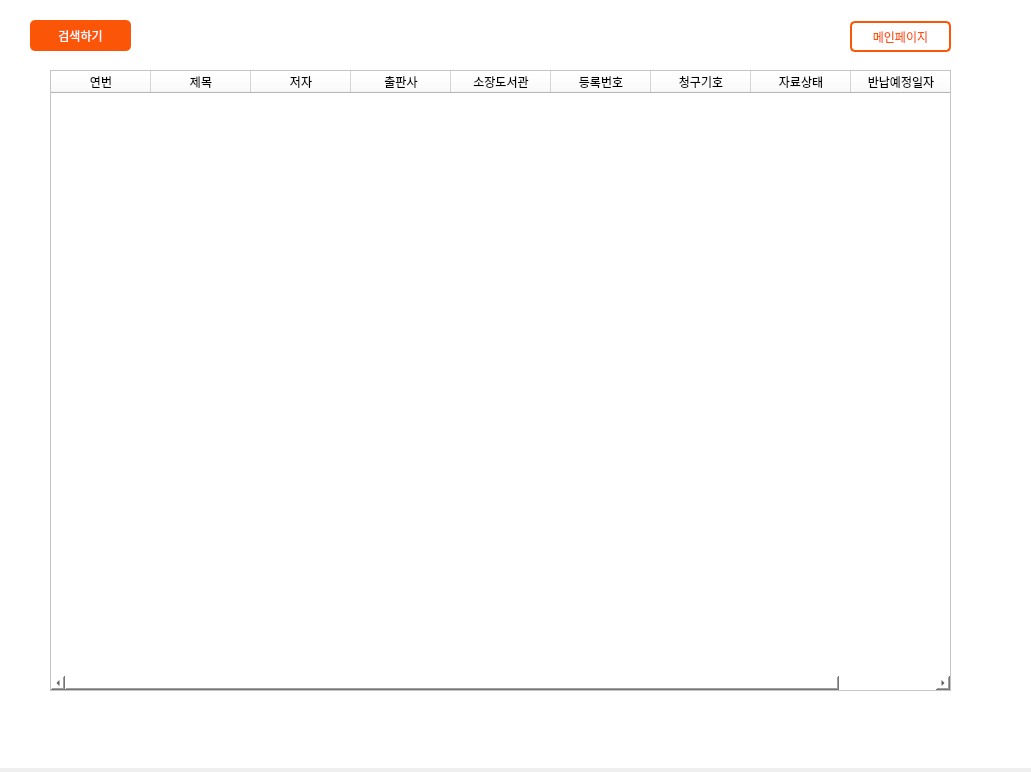
<?xml version="1.0" encoding="UTF-8"?>
<ui version="4.0">
 <class>Form</class>
 <widget class="QWidget" name="Form">
  <property name="geometry">
   <rect>
    <x>0</x>
    <y>0</y>
    <width>1031</width>
    <height>772</height>
   </rect>
  </property>
  <property name="windowTitle">
   <string>Form</string>
  </property>
  <widget class="QStackedWidget" name="stackedWidget">
   <property name="geometry">
    <rect>
     <x>0</x>
     <y>0</y>
     <width>1031</width>
     <height>768</height>
    </rect>
   </property>
   <property name="styleSheet">
    <string notr="true">background-color: rgb(255, 255, 255);</string>
   </property>
   <property name="currentIndex">
    <number>1</number>
   </property>
   <widget class="QWidget" name="page">
    <widget class="QPushButton" name="btn_search">
     <property name="geometry">
      <rect>
       <x>440</x>
       <y>550</y>
       <width>121</width>
       <height>41</height>
      </rect>
     </property>
     <property name="styleSheet">
      <string notr="true">QPushButton{
	font: 14pt &quot;경기천년바탕 Regular&quot;;
    color: white;
    background-color: rgb(251, 86, 7);
    border-radius: 5px;
}
</string>
     </property>
     <property name="text">
      <string>검색하기</string>
     </property>
    </widget>
    <widget class="QLineEdit" name="bookname">
     <property name="geometry">
      <rect>
       <x>220</x>
       <y>180</y>
       <width>581</width>
       <height>31</height>
      </rect>
     </property>
    </widget>
    <widget class="QLabel" name="sy_label_3">
     <property name="geometry">
      <rect>
       <x>110</x>
       <y>430</y>
       <width>56</width>
       <height>16</height>
      </rect>
     </property>
     <property name="styleSheet">
      <string notr="true">font: 11pt &quot;경기천년바탕 Regular&quot;;</string>
     </property>
     <property name="text">
      <string>저자</string>
     </property>
    </widget>
    <widget class="QLineEdit" name="bookpublisher">
     <property name="geometry">
      <rect>
       <x>220</x>
       <y>300</y>
       <width>581</width>
       <height>31</height>
      </rect>
     </property>
    </widget>
    <widget class="QLabel" name="sy_label_2">
     <property name="geometry">
      <rect>
       <x>110</x>
       <y>310</y>
       <width>56</width>
       <height>16</height>
      </rect>
     </property>
     <property name="styleSheet">
      <string notr="true">font: 11pt &quot;경기천년바탕 Regular&quot;;</string>
     </property>
     <property name="text">
      <string>출판사</string>
     </property>
    </widget>
    <widget class="QLineEdit" name="bookwriter">
     <property name="geometry">
      <rect>
       <x>220</x>
       <y>420</y>
       <width>581</width>
       <height>31</height>
      </rect>
     </property>
    </widget>
    <widget class="QLabel" name="sy_label">
     <property name="geometry">
      <rect>
       <x>110</x>
       <y>190</y>
       <width>56</width>
       <height>16</height>
      </rect>
     </property>
     <property name="styleSheet">
      <string notr="true">font: 11pt &quot;경기천년바탕 Regular&quot;;</string>
     </property>
     <property name="text">
      <string>도서명</string>
     </property>
    </widget>
    <widget class="QPushButton" name="btn_main">
     <property name="geometry">
      <rect>
       <x>880</x>
       <y>20</y>
       <width>91</width>
       <height>31</height>
      </rect>
     </property>
     <property name="styleSheet">
      <string notr="true">QPushButton{
	font: 14pt &quot;경기천년바탕 Regular&quot;;
    color: rgb(251, 86, 7);
    background-color: white;
    border: 2px solid rgb(251, 86, 7);
    border-radius: 5px;
}</string>
     </property>
     <property name="text">
      <string>메인페이지</string>
     </property>
    </widget>
    <widget class="QLabel" name="label">
     <property name="geometry">
      <rect>
       <x>430</x>
       <y>90</y>
       <width>201</width>
       <height>31</height>
      </rect>
     </property>
     <property name="styleSheet">
      <string notr="true">font: 22pt &quot;경기천년바탕 Regular&quot;;</string>
     </property>
     <property name="text">
      <string>도서 정보 조회</string>
     </property>
    </widget>
   </widget>
   <widget class="QWidget" name="page_2">
    <widget class="QTableWidget" name="booksearchlist">
     <property name="geometry">
      <rect>
       <x>50</x>
       <y>70</y>
       <width>901</width>
       <height>621</height>
      </rect>
     </property>
     <property name="editTriggers">
      <set>QAbstractItemView::NoEditTriggers</set>
     </property>
     <column>
      <property name="text">
       <string>연번</string>
      </property>
     </column>
     <column>
      <property name="text">
       <string>제목</string>
      </property>
     </column>
     <column>
      <property name="text">
       <string>저자</string>
      </property>
     </column>
     <column>
      <property name="text">
       <string>출판사</string>
      </property>
     </column>
     <column>
      <property name="text">
       <string>소장도서관</string>
      </property>
     </column>
     <column>
      <property name="text">
       <string>등록번호</string>
      </property>
     </column>
     <column>
      <property name="text">
       <string>청구기호</string>
      </property>
     </column>
     <column>
      <property name="text">
       <string>자료상태</string>
      </property>
     </column>
     <column>
      <property name="text">
       <string>반납예정일자</string>
      </property>
     </column>
    </widget>
    <widget class="QPushButton" name="btn_back_search">
     <property name="geometry">
      <rect>
       <x>30</x>
       <y>20</y>
       <width>101</width>
       <height>31</height>
      </rect>
     </property>
     <property name="styleSheet">
      <string notr="true">QPushButton{
	font: 14pt &quot;경기천년바탕 Regular&quot;;
    color: white;
    background-color: rgb(251, 86, 7);
    border-radius: 5px;
}
</string>
     </property>
     <property name="text">
      <string>검색하기</string>
     </property>
    </widget>
    <widget class="QPushButton" name="btn_main2">
     <property name="geometry">
      <rect>
       <x>850</x>
       <y>21</y>
       <width>101</width>
       <height>31</height>
      </rect>
     </property>
     <property name="styleSheet">
      <string notr="true">QPushButton{
	font: 14pt &quot;경기천년바탕 Regular&quot;;
    color: rgb(251, 86, 7);
    background-color: white;
    border: 2px solid rgb(251, 86, 7);
    border-radius: 5px;
}</string>
     </property>
     <property name="text">
      <string>메인페이지</string>
     </property>
    </widget>
   </widget>
  </widget>
 </widget>
 <resources/>
 <connections/>
</ui>
